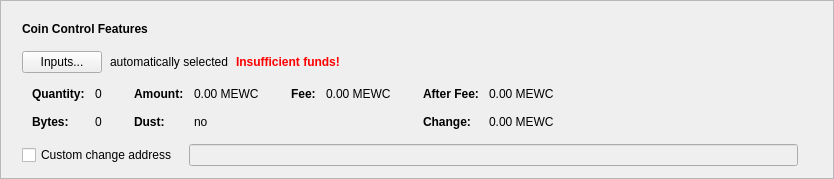
      <widget class="QFrame" name="frameCoinControl">
       <property name="sizePolicy">
        <sizepolicy hsizetype="Expanding" vsizetype="Fixed">
         <horstretch>0</horstretch>
         <verstretch>0</verstretch>
        </sizepolicy>
       </property>
       <property name="frameShape">
        <enum>QFrame::StyledPanel</enum>
       </property>
       <property name="frameShadow">
        <enum>QFrame::Raised</enum>
       </property>
       <layout class="QVBoxLayout" name="verticalLayout_2">
        <item>
         <layout class="QVBoxLayout" name="verticalLayoutCoinControl" stretch="0,0,0,0,0">
          <property name="spacing">
           <number>0</number>
          </property>
          <property name="sizeConstraint">
           <enum>QLayout::SetDefaultConstraint</enum>
          </property>
          <property name="leftMargin">
           <number>10</number>
          </property>
          <property name="topMargin">
           <number>10</number>
          </property>
          <item>
           <layout class="QHBoxLayout" name="horizontalLayoutCoinControl1">
            <property name="bottomMargin">
             <number>15</number>
            </property>
            <item>
             <widget class="QLabel" name="labelCoinControlFeatures">
              <property name="sizePolicy">
               <sizepolicy hsizetype="Preferred" vsizetype="Maximum">
                <horstretch>0</horstretch>
                <verstretch>0</verstretch>
               </sizepolicy>
              </property>
              <property name="font">
               <font>
                <weight>75</weight>
                <bold>true</bold>
               </font>
              </property>
              <property name="styleSheet">
               <string notr="true">font-weight:bold;</string>
              </property>
              <property name="text">
               <string>Coin Control Features</string>
              </property>
             </widget>
            </item>
           </layout>
          </item>
          <item>
           <layout class="QHBoxLayout" name="horizontalLayoutCoinControl2" stretch="0,0,0,0">
            <property name="spacing">
             <number>8</number>
            </property>
            <property name="bottomMargin">
             <number>10</number>
            </property>
            <item>
             <widget class="QPushButton" name="pushButtonCoinControl">
              <property name="styleSheet">
               <string notr="true"/>
              </property>
              <property name="text">
               <string>Inputs...</string>
              </property>
              <property name="autoDefault">
               <bool>false</bool>
              </property>
             </widget>
            </item>
            <item>
             <widget class="QLabel" name="labelCoinControlAutomaticallySelected">
              <property name="text">
               <string>automatically selected</string>
              </property>
              <property name="margin">
               <number>5</number>
              </property>
             </widget>
            </item>
            <item>
             <widget class="QLabel" name="labelCoinControlInsuffFunds">
              <property name="font">
               <font>
                <weight>75</weight>
                <bold>true</bold>
               </font>
              </property>
              <property name="styleSheet">
               <string notr="true">color:red;font-weight:bold;</string>
              </property>
              <property name="text">
               <string>Insufficient funds!</string>
              </property>
              <property name="margin">
               <number>5</number>
              </property>
             </widget>
            </item>
            <item>
             <spacer name="horizontalSpacerCoinControl">
              <property name="orientation">
               <enum>Qt::Horizontal</enum>
              </property>
              <property name="sizeHint" stdset="0">
               <size>
                <width>40</width>
                <height>1</height>
               </size>
              </property>
             </spacer>
            </item>
           </layout>
          </item>
          <item>
           <widget class="QWidget" name="widgetCoinControl" native="true">
            <property name="sizePolicy">
             <sizepolicy hsizetype="Preferred" vsizetype="Preferred">
              <horstretch>0</horstretch>
              <verstretch>0</verstretch>
             </sizepolicy>
            </property>
            <property name="minimumSize">
             <size>
              <width>0</width>
              <height>0</height>
             </size>
            </property>
            <property name="styleSheet">
             <string notr="true"/>
            </property>
            <layout class="QHBoxLayout" name="horizontalLayoutCoinControl5">
             <property name="leftMargin">
              <number>0</number>
             </property>
             <property name="topMargin">
              <number>0</number>
             </property>
             <property name="rightMargin">
              <number>0</number>
             </property>
             <property name="bottomMargin">
              <number>0</number>
             </property>
             <item>
              <layout class="QHBoxLayout" name="horizontalLayoutCoinControl3" stretch="0,0,0,1">
               <property name="spacing">
                <number>20</number>
               </property>
               <property name="topMargin">
                <number>0</number>
               </property>
               <property name="bottomMargin">
                <number>10</number>
               </property>
               <item>
                <layout class="QFormLayout" name="formLayoutCoinControl1">
                 <property name="horizontalSpacing">
                  <number>10</number>
                 </property>
                 <property name="verticalSpacing">
                  <number>14</number>
                 </property>
                 <property name="leftMargin">
                  <number>10</number>
                 </property>
                 <property name="topMargin">
                  <number>4</number>
                 </property>
                 <property name="rightMargin">
                  <number>6</number>
                 </property>
                 <item row="0" column="0">
                  <widget class="QLabel" name="labelCoinControlQuantityText">
                   <property name="font">
                    <font>
                     <weight>75</weight>
                     <bold>true</bold>
                    </font>
                   </property>
                   <property name="text">
                    <string>Quantity:</string>
                   </property>
                   <property name="margin">
                    <number>0</number>
                   </property>
                  </widget>
                 </item>
                 <item row="0" column="1">
                  <widget class="QLabel" name="labelCoinControlQuantity">
                   <property name="cursor">
                    <cursorShape>IBeamCursor</cursorShape>
                   </property>
                   <property name="contextMenuPolicy">
                    <enum>Qt::ActionsContextMenu</enum>
                   </property>
                   <property name="text">
                    <string notr="true">0</string>
                   </property>
                   <property name="margin">
                    <number>0</number>
                   </property>
                   <property name="textInteractionFlags">
                    <set>Qt::LinksAccessibleByMouse|Qt::TextSelectableByKeyboard|Qt::TextSelectableByMouse</set>
                   </property>
                  </widget>
                 </item>
                 <item row="1" column="0">
                  <widget class="QLabel" name="labelCoinControlBytesText">
                   <property name="font">
                    <font>
                     <weight>75</weight>
                     <bold>true</bold>
                    </font>
                   </property>
                   <property name="text">
                    <string>Bytes:</string>
                   </property>
                  </widget>
                 </item>
                 <item row="1" column="1">
                  <widget class="QLabel" name="labelCoinControlBytes">
                   <property name="cursor">
                    <cursorShape>IBeamCursor</cursorShape>
                   </property>
                   <property name="contextMenuPolicy">
                    <enum>Qt::ActionsContextMenu</enum>
                   </property>
                   <property name="text">
                    <string notr="true">0</string>
                   </property>
                   <property name="textInteractionFlags">
                    <set>Qt::LinksAccessibleByMouse|Qt::TextSelectableByKeyboard|Qt::TextSelectableByMouse</set>
                   </property>
                  </widget>
                 </item>
                </layout>
               </item>
               <item>
                <layout class="QFormLayout" name="formLayoutCoinControl2">
                 <property name="horizontalSpacing">
                  <number>10</number>
                 </property>
                 <property name="verticalSpacing">
                  <number>14</number>
                 </property>
                 <property name="leftMargin">
                  <number>6</number>
                 </property>
                 <property name="topMargin">
                  <number>4</number>
                 </property>
                 <property name="rightMargin">
                  <number>6</number>
                 </property>
                 <item row="0" column="0">
                  <widget class="QLabel" name="labelCoinControlAmountText">
                   <property name="font">
                    <font>
                     <weight>75</weight>
                     <bold>true</bold>
                    </font>
                   </property>
                   <property name="text">
                    <string>Amount:</string>
                   </property>
                   <property name="margin">
                    <number>0</number>
                   </property>
                  </widget>
                 </item>
                 <item row="0" column="1">
                  <widget class="QLabel" name="labelCoinControlAmount">
                   <property name="cursor">
                    <cursorShape>IBeamCursor</cursorShape>
                   </property>
                   <property name="contextMenuPolicy">
                    <enum>Qt::ActionsContextMenu</enum>
                   </property>
                   <property name="text">
                    <string notr="true">0.00 MEWC</string>
                   </property>
                   <property name="textInteractionFlags">
                    <set>Qt::LinksAccessibleByMouse|Qt::TextSelectableByKeyboard|Qt::TextSelectableByMouse</set>
                   </property>
                  </widget>
                 </item>
                 <item row="1" column="0">
                  <widget class="QLabel" name="labelCoinControlLowOutputText">
                   <property name="font">
                    <font>
                     <weight>75</weight>
                     <bold>true</bold>
                    </font>
                   </property>
                   <property name="text">
                    <string>Dust:</string>
                   </property>
                  </widget>
                 </item>
                 <item row="1" column="1">
                  <widget class="QLabel" name="labelCoinControlLowOutput">
                   <property name="cursor">
                    <cursorShape>IBeamCursor</cursorShape>
                   </property>
                   <property name="contextMenuPolicy">
                    <enum>Qt::ActionsContextMenu</enum>
                   </property>
                   <property name="text">
                    <string notr="true">no</string>
                   </property>
                   <property name="textInteractionFlags">
                    <set>Qt::LinksAccessibleByMouse|Qt::TextSelectableByKeyboard|Qt::TextSelectableByMouse</set>
                   </property>
                  </widget>
                 </item>
                </layout>
               </item>
               <item>
                <layout class="QFormLayout" name="formLayoutCoinControl3">
                 <property name="horizontalSpacing">
                  <number>10</number>
                 </property>
                 <property name="verticalSpacing">
                  <number>14</number>
                 </property>
                 <property name="leftMargin">
                  <number>6</number>
                 </property>
                 <property name="topMargin">
                  <number>4</number>
                 </property>
                 <property name="rightMargin">
                  <number>6</number>
                 </property>
                 <item row="0" column="0">
                  <widget class="QLabel" name="labelCoinControlFeeText">
                   <property name="font">
                    <font>
                     <weight>75</weight>
                     <bold>true</bold>
                    </font>
                   </property>
                   <property name="text">
                    <string>Fee:</string>
                   </property>
                   <property name="margin">
                    <number>0</number>
                   </property>
                  </widget>
                 </item>
                 <item row="0" column="1">
                  <widget class="QLabel" name="labelCoinControlFee">
                   <property name="cursor">
                    <cursorShape>IBeamCursor</cursorShape>
                   </property>
                   <property name="contextMenuPolicy">
                    <enum>Qt::ActionsContextMenu</enum>
                   </property>
                   <property name="text">
                    <string notr="true">0.00 MEWC</string>
                   </property>
                   <property name="textInteractionFlags">
                    <set>Qt::LinksAccessibleByMouse|Qt::TextSelectableByKeyboard|Qt::TextSelectableByMouse</set>
                   </property>
                  </widget>
                 </item>
                </layout>
               </item>
               <item>
                <layout class="QFormLayout" name="formLayoutCoinControl4">
                 <property name="horizontalSpacing">
                  <number>10</number>
                 </property>
                 <property name="verticalSpacing">
                  <number>14</number>
                 </property>
                 <property name="leftMargin">
                  <number>6</number>
                 </property>
                 <property name="topMargin">
                  <number>4</number>
                 </property>
                 <property name="rightMargin">
                  <number>6</number>
                 </property>
                 <item row="0" column="0">
                  <widget class="QLabel" name="labelCoinControlAfterFeeText">
                   <property name="font">
                    <font>
                     <weight>75</weight>
                     <bold>true</bold>
                    </font>
                   </property>
                   <property name="text">
                    <string>After Fee:</string>
                   </property>
                   <property name="margin">
                    <number>0</number>
                   </property>
                  </widget>
                 </item>
                 <item row="0" column="1">
                  <widget class="QLabel" name="labelCoinControlAfterFee">
                   <property name="cursor">
                    <cursorShape>IBeamCursor</cursorShape>
                   </property>
                   <property name="contextMenuPolicy">
                    <enum>Qt::ActionsContextMenu</enum>
                   </property>
                   <property name="text">
                    <string notr="true">0.00 MEWC</string>
                   </property>
                   <property name="textInteractionFlags">
                    <set>Qt::LinksAccessibleByMouse|Qt::TextSelectableByKeyboard|Qt::TextSelectableByMouse</set>
                   </property>
                  </widget>
                 </item>
                 <item row="1" column="0">
                  <widget class="QLabel" name="labelCoinControlChangeText">
                   <property name="font">
                    <font>
                     <weight>75</weight>
                     <bold>true</bold>
                    </font>
                   </property>
                   <property name="text">
                    <string>Change:</string>
                   </property>
                  </widget>
                 </item>
                 <item row="1" column="1">
                  <widget class="QLabel" name="labelCoinControlChange">
                   <property name="cursor">
                    <cursorShape>IBeamCursor</cursorShape>
                   </property>
                   <property name="contextMenuPolicy">
                    <enum>Qt::ActionsContextMenu</enum>
                   </property>
                   <property name="text">
                    <string notr="true">0.00 MEWC</string>
                   </property>
                   <property name="textInteractionFlags">
                    <set>Qt::LinksAccessibleByMouse|Qt::TextSelectableByKeyboard|Qt::TextSelectableByMouse</set>
                   </property>
                  </widget>
                 </item>
                </layout>
               </item>
              </layout>
             </item>
            </layout>
           </widget>
          </item>
          <item>
           <layout class="QHBoxLayout" name="horizontalLayoutCoinControl4" stretch="0,0,0">
            <property name="spacing">
             <number>12</number>
            </property>
            <property name="sizeConstraint">
             <enum>QLayout::SetDefaultConstraint</enum>
            </property>
            <property name="topMargin">
             <number>5</number>
            </property>
            <property name="rightMargin">
             <number>5</number>
            </property>
            <item>
             <widget class="QCheckBox" name="checkBoxCoinControlChange">
              <property name="toolTip">
               <string>If this is activated, but the change address is empty or invalid, change will be sent to a newly generated address.</string>
              </property>
              <property name="text">
               <string>Custom change address</string>
              </property>
             </widget>
            </item>
            <item>
             <widget class="QValidatedLineEdit" name="lineEditCoinControlChange">
              <property name="enabled">
               <bool>false</bool>
              </property>
              <property name="sizePolicy">
               <sizepolicy hsizetype="Expanding" vsizetype="Fixed">
                <horstretch>0</horstretch>
                <verstretch>0</verstretch>
               </sizepolicy>
              </property>
             </widget>
            </item>
            <item>
             <widget class="QLabel" name="labelCoinControlChangeLabel">
              <property name="sizePolicy">
               <sizepolicy hsizetype="Preferred" vsizetype="Expanding">
                <horstretch>0</horstretch>
                <verstretch>0</verstretch>
               </sizepolicy>
              </property>
              <property name="minimumSize">
               <size>
                <width>0</width>
                <height>0</height>
               </size>
              </property>
              <property name="text">
               <string/>
              </property>
              <property name="margin">
               <number>3</number>
              </property>
             </widget>
            </item>
           </layout>
          </item>
          <item>
           <spacer name="verticalSpacerCoinControl">
            <property name="orientation">
             <enum>Qt::Vertical</enum>
            </property>
            <property name="sizeType">
             <enum>QSizePolicy::Expanding</enum>
            </property>
            <property name="sizeHint" stdset="0">
             <size>
              <width>800</width>
              <height>1</height>
             </size>
            </property>
           </spacer>
          </item>
         </layout>
        </item>
       </layout>
      </widget>
